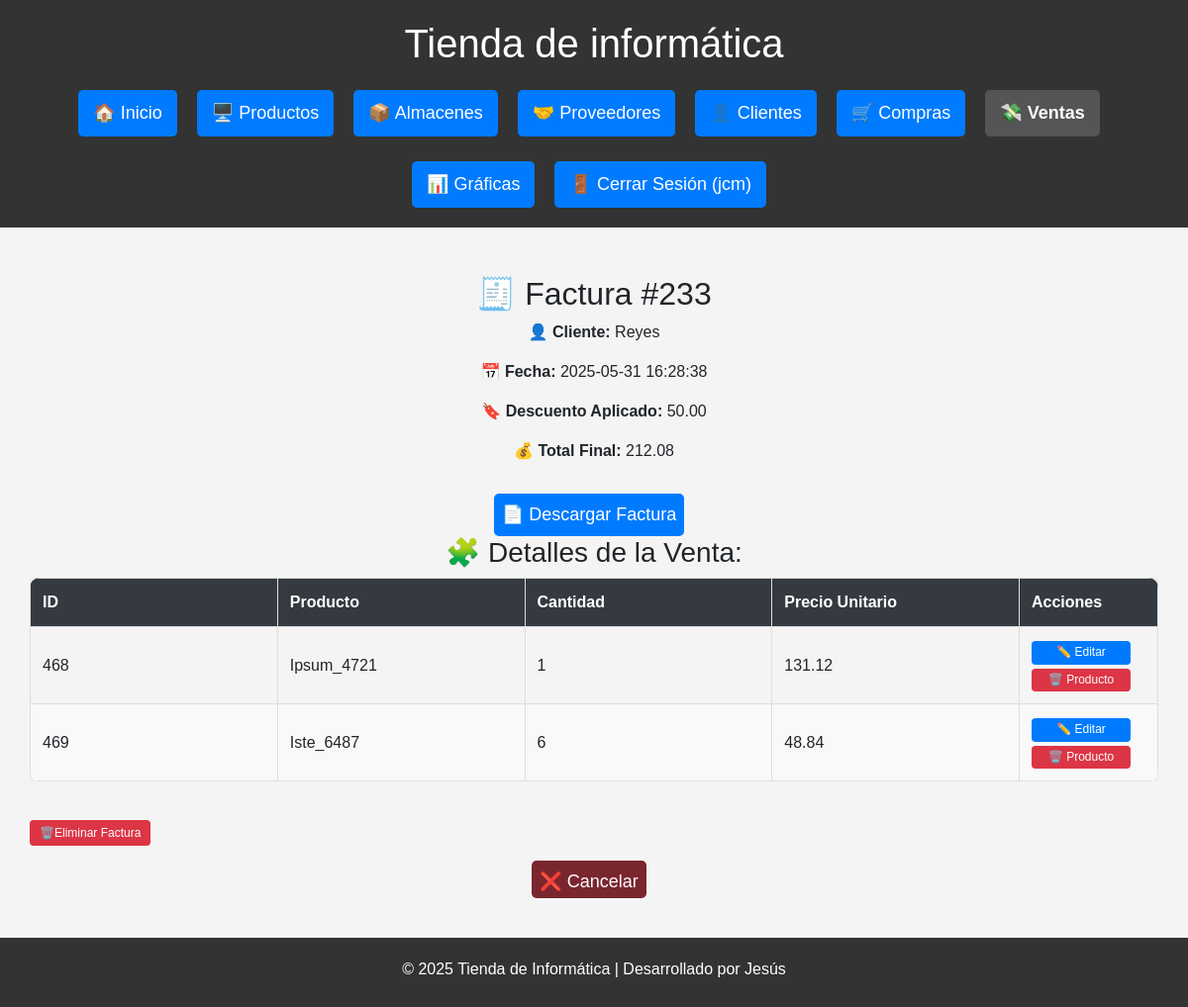
Page /venta_detalle/233 (signed in) on the committed database.
### db.py (models this page shows)
class Venta(Base):
    __tablename__ = "Venta"
    id = Column(Integer, primary_key=True)
    cliente_id = Column(Integer, ForeignKey("Cliente.id"), nullable=False)
    ubicacion_id = Column(Integer, ForeignKey("Ubicacion.id"))  # NUEVO
    fecha = Column(DateTime, default=func.now())
    total = Column(Numeric(10, 2), nullable=False)
    descuento = Column(Numeric(10, 2), default=Decimal('0.00'))
    total_final = Column(Numeric(10, 2), nullable=False)
    pagado = Column(Boolean, default=False)
    cliente = relationship("Cliente", back_populates="ventas")
    detalles = relationship("DetalleVenta", back_populates="venta")
    ubicacion = relationship("Ubicacion")  # NUEVO

class Cliente(Base):
    __tablename__ = "Cliente"
    id = Column(Integer, primary_key=True)
    nombre = Column(String(150), unique=True, nullable=False)
    contacto = Column(String(150))
    telefono = Column(String(20))
    email = Column(String(150), unique=True)
    dni = Column(String(20), unique=True, nullable=False)
    direccion = Column(String(200))
    ventas = relationship("Venta", back_populates="cliente")

class DetalleVenta(Base):
    __tablename__ = "DetalleVenta"
    id = Column(Integer, primary_key=True)
    venta_id = Column(Integer, ForeignKey("Venta.id"), nullable=False)
    producto_id = Column(Integer, ForeignKey("Producto.id"), nullable=False)
    cantidad = Column(Integer, nullable=False)
    precio_unitario = Column(Numeric(10, 2), nullable=False)
    subtotal = Column(Numeric(10, 2), nullable=False)
    venta = relationship("Venta", back_populates="detalles")
    producto = relationship("Producto", back_populates="ventas")

class Producto(Base):
    __tablename__ = "Producto"
    id = Column(Integer, primary_key=True)
    nombre = Column(String(150), unique=True, nullable=False)
    descripcion = Column(Text)
    categoria_id = Column(Integer, ForeignKey('Categoria.id'), nullable=True)
    precio = Column(Numeric(10, 2), nullable=False)
    stock = Column(Integer, default=0)
    cantidad_total = Column(Integer, default=30)
    fecha_creacion = Column(DateTime, default=func.now())
    categoria = relationship('Categoria', backref=backref('productos', lazy=True))
    ventas = relationship("DetalleVenta", back_populates="producto")

### routes/ventas.py (the view)
@ventas_bp.route("/venta_detalle/<int:venta_id>")
@login_required
def ver_detalle_venta(venta_id):
    venta = sesion.query(Venta).get(venta_id)
    if not venta:
        return "Venta no encontrada", 404
    detalles = sesion.query(DetalleVenta).filter(DetalleVenta.venta_id == venta.id).all()
    productos = []
    for detalle in detalles:
        producto = sesion.query(Producto).get(detalle.producto_id)
        productos.append({
            "id": detalle.id,
            "nombre": producto.nombre,
            "cantidad": detalle.cantidad,
            "precio": detalle.precio_unitario  # Usamos el precio_unitario del detalle
        })
    return render_template("ventas/detalle_venta.html",
                           venta=venta,
                           productos=productos,
                           descuento=venta.descuento,
                           total_final=venta.total_final)

### db.py (called while the page is built)
def login_required(f):
    @wraps(f)
    def decorated_function(*args, **kwargs):
        if 'usuario' not in session:
            flash('Por favor, inicie sesión para acceder a esta página.', 'error')
            return redirect(url_for('login'))
        return f(*args, **kwargs)
    return decorated_function

### templates/ventas/detalle_venta.html
{% extends 'base.html' %}
{% block content %}
<div class="container mt-4">
    <h2>🧾 Factura #{{ venta.id }}</h2>
    <p><strong>👤 Cliente:</strong> {{ venta.cliente.nombre }}</p>
    <p><strong>📅 Fecha:</strong> {{ venta.fecha }}</p>
    <p><strong>🔖 Descuento Aplicado:</strong> {{ descuento }}</p>
    <p><strong>💰 Total Final:</strong> {{ total_final }}</p>
    <a href="{{ url_for('ventas.descargar_factura', id=venta.id) }}" class="btn btn-download">📄 Descargar Factura</a>
    <h3>🧩 Detalles de la Venta:</h3>
    <div class="tabla-responive">
        <table class="tabla-estilizada">
            <thead>
                <tr>
                    <th>ID</th>
                    <th>Producto</th>
                    <th>Cantidad</th>
                    <th>Precio Unitario</th>
                    <th class="col-acciones">Acciones</th>
                </tr>
            </thead>
            <tbody>
                {% for producto in productos %}
                <tr>
                    <td>{{ producto.id }}</td>
                    <td>{{ producto.nombre }}</td>
                    <td>{{ producto.cantidad }}</td>
                    <td>{{ producto.precio }}</td>
                    <td>
                        <a href="{{ url_for('ventas.editar_producto', detalle_id=producto.id) }}" class="btn-edit">✏️ Editar</a>
                        <form action="{{ url_for('ventas.eliminar_producto', detalle_id=producto.id) }}" method="POST" class="form-delete">
                            <button type="submit" class="btn-delete" onclick="return confirm('¿Eliminar este producto de la venta?')">🗑️ Producto</button>
                        </form>
                    </td>
                </tr>
                {% endfor %}
            </tbody>
        </table>
    </div>
    <form action="{{ url_for('ventas.eliminar_venta', venta_id=venta.id) }}" method="POST" class="form-delete mt-4">
        <button type="submit" onclick="return confirm('¿Estás seguro de eliminar toda la venta?')">🗑️Eliminar Factura</button>
    </form>
    <a href="{{ url_for('ventas.ventas') }}" class="btn btn-cancel">❌ Cancelar</a>
</div>
{% endblock %}

### static/estilos.css (style rules this page uses)
html, body { height: 100%; margin: 0; padding: 0; font-family: Arial, sans-serif; background-color: #f4f4f4; text-align: center; }
body { overflow-x: hidden; }
.container, main { width: 100%; padding: 0; margin: 0 auto; }
form { width: 50%; margin: 20px auto; background: white; padding: 20px 30px; border-radius: 10px; box-shadow: 0 0 10px rgba(0,0,0,0.1); text-align: left; }
button, .btn { background: #007BFF; color: white; padding: 8px; border: none; margin-top: 15px; cursor: pointer; font-size: 18px; border-radius: 5px; transition: 0.3s; text-decoration: none; display: inline-block; margin-right: 10px; }
.btn-cancel { background-color: #7a262e; height: 38px; }
.btn-edit { display: inline-block; max-width: 100px; background-color: #007BFF; color: white; padding: 4px 8px; font-size: 0.75rem; border: none; border-radius: 4px; cursor: pointer; transition: all 0.2s; text-decoration: none; white-space: nowrap; line-height: 1.3; margin: 0; box-shadow: none; width: 100% ; text-align: center; box-sizing: border-box; }
.form-delete button { background-color: #dc3545; color: white; padding: 4px 10px; font-size: 0.75rem; border: none; border-radius: 4px; cursor: pointer; transition: background-color 0.3s; }
.form-delete { display: block; margin: 0; padding: 0; border: none; background: transparent; box-shadow: none; width: 100%; }
.btn-delete { background-color: #dc3545; color: white; padding: 4px 8px; font-size: 0.75rem; border: none; border-radius: 4px; cursor: pointer; transition: all 0.2s; white-space: nowrap; line-height: 1.3; margin: 0; box-shadow: none; width: 100%; text-align: center; box-sizing: border-box; margin-top: 4px; max-width: 100px; }
.form-delete, .form-delete button, .form-delete button:focus, .form-delete button:active { outline: none; box-shadow: none; border: none; }
.tabla-estilizada { width: 100%; border-collapse: collapse; border-radius: 10px; overflow: hidden; box-shadow: 0 0 10px rgba(0,0,0,0.1); table-layout: fixed; }
.tabla-estilizada thead { background-color: #343a40; color: white; font-weight: bold; }
.tabla-estilizada th, .tabla-estilizada td { padding: 12px; border: 1px solid #ddd; text-align: left; max-width: 200px; word-wrap: break-word; white-space: normal; }
.tabla-estilizada tr:nth-child(even) { background-color: #f9f9f9; }
.tabla-responive { width: 100%; overflow-x: auto; -webkit-overflow-scrolling: touch; box-sizing: border-box; padding: 0 10x; }
.col-acciones { max-width: 140px; width: 140px; text-align: center; }

### rows in the picture
Venta: id "233", fecha "2025-05-31 16:28:38", descuento "50.00", total_final "212.08"
Cliente: cliente.nombre "Reyes"
DetalleVenta: id "468", precio "131.12"
Producto: nombre "Ipsum_4721"
DetalleVenta: id "469", precio "48.84"
Producto: nombre "Iste_6487"

### other values in the picture
{{ session['usuario'] }} "jcm"
{{ producto.cantidad }} "1" "6"
